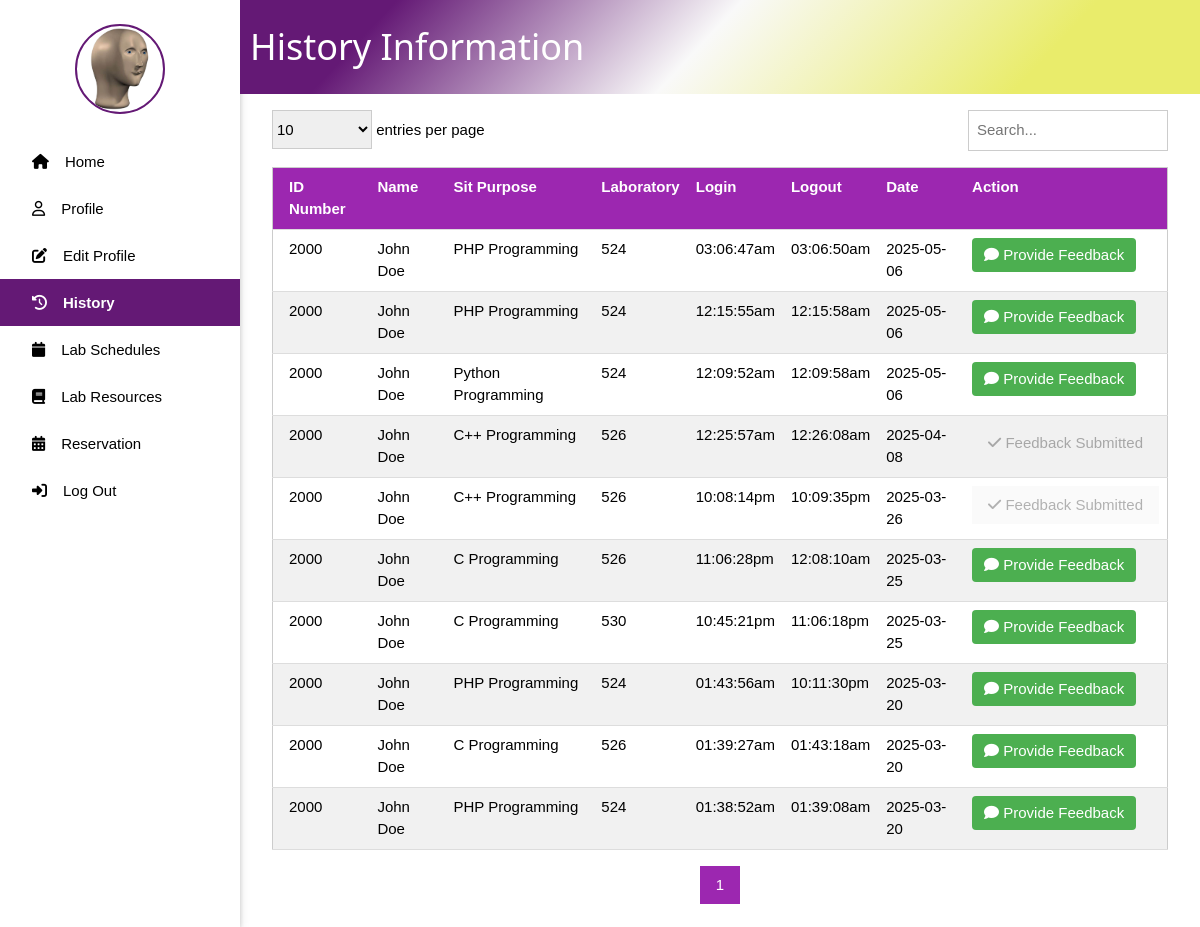
Page /history.php (signed in) on the earlier database version.
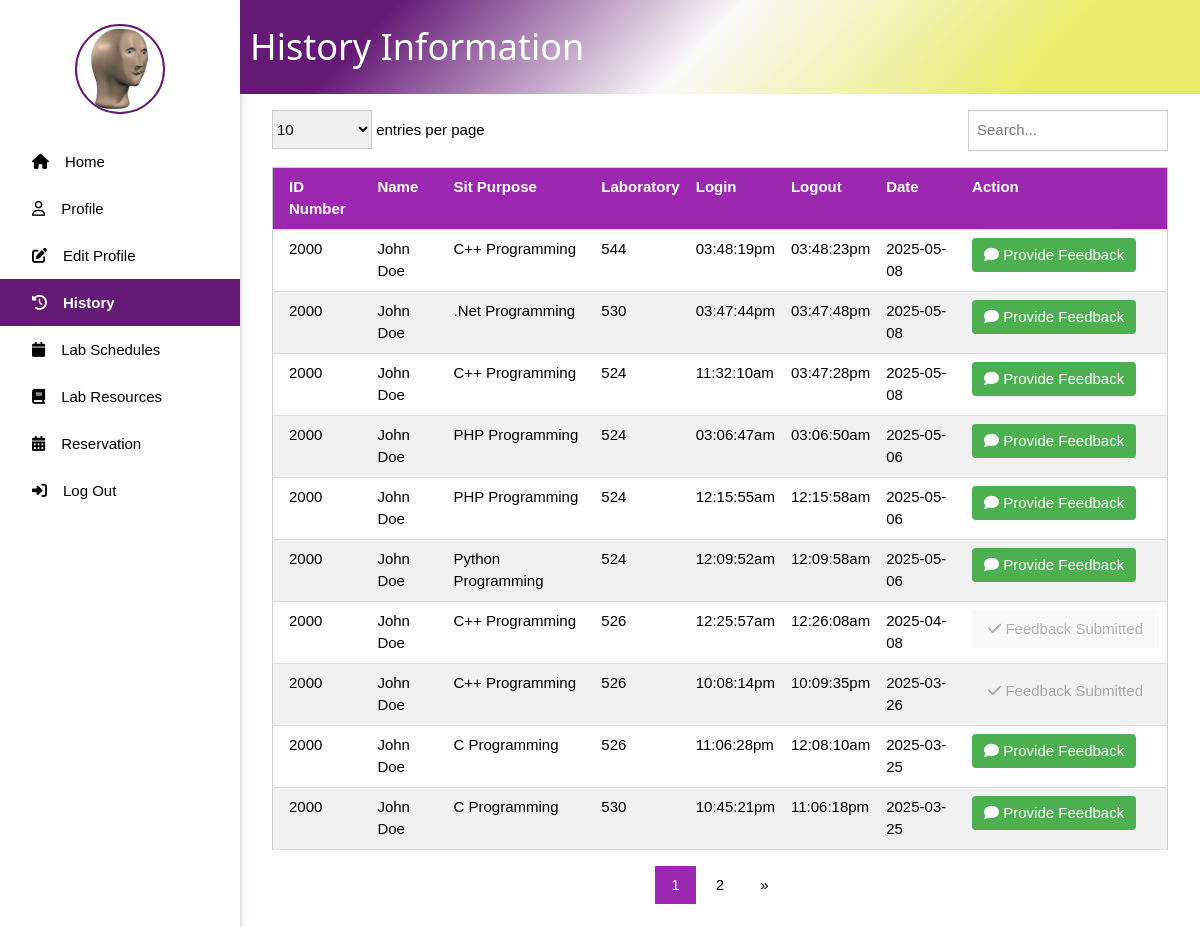
Same page on the later database version.
### tables this page shows
CREATE TABLE `sitin_records` (
  `ID` int(11) NOT NULL,
  `IDNO` int(11) NOT NULL,
  `PURPOSE` varchar(255) NOT NULL,
  `LABORATORY` varchar(255) NOT NULL,
  `TIME_IN` datetime NOT NULL DEFAULT current_timestamp(),
  `TIME_OUT` datetime DEFAULT NULL
);

CREATE TABLE `feedback` (
  `ID` int(11) NOT NULL,
  `SITIN_RECORD_ID` int(11) NOT NULL,
  `STUDENT_ID` varchar(50) NOT NULL,
  `RATING` int(1) NOT NULL,
  `COMMENT` text DEFAULT NULL,
  `CREATED_AT` timestamp NOT NULL DEFAULT current_timestamp()
);

### history.php (the view, shortened to what the changed rows need)
<?php
include 'connect.php';
$user = isset($_SESSION['user']) ? $_SESSION['user'] : null;
$records_per_page = isset($_GET['entries']) ? (int)$_GET['entries'] : 10;
$page = isset($_GET['page']) ? (int)$_GET['page'] : 1;
$offset = ($page - 1) * $records_per_page;
$search = isset($_GET['search']) ? $conn->real_escape_string($_GET['search']) : '';
$search_condition = " WHERE s.IDNO = " . $user['IDNO'] . " AND s.TIME_OUT IS NOT NULL";
$total_records_query = "SELECT COUNT(*) as count FROM sitin_records s" . $search_condition;
$total_records_result = $conn->query($total_records_query);
$total_records = $total_records_result->fetch_assoc()['count'];
$total_pages = ceil($total_records / $records_per_page);
$sql = "SELECT s.*,
        CONCAT(u.FIRSTNAME, ' ', COALESCE(u.MIDDLENAME, ''), ' ', u.LASTNAME) as NAME,
        f.ID as FEEDBACK_ID,
        f.RATING as FEEDBACK_RATING
        FROM sitin_records s
        LEFT JOIN user u ON s.IDNO = u.IDNO
        LEFT JOIN feedback f ON s.ID = f.SITIN_RECORD_ID AND f.STUDENT_ID = s.IDNO" .
        $search_condition .
        " ORDER BY s.TIME_IN DESC LIMIT $offset, $records_per_page";
$result = $conn->query($sql);
?>
<!DOCTYPE html>
<html lang="en">
<head>
    <link rel="stylesheet" href="w3.css">
    <link rel="stylesheet" href="side_nav.css">
</head>
<body>
    <div style="margin-left:20%">
        <div class="title_page w3-container" style="display: flex; align-items: center;">
            <h1 style="margin-left: 10px; color: #ffff;">History Information</h1>
        </div>
        <div class="w3-container w3-margin">
            <div class="w3-responsive">
                <table class="w3-table-all w3-margin-top">
                    <thead>
                        <tr class="w3-purple">
                            <th>ID Number</th>
                            <th>Name</th>
                            <th>Sit Purpose</th>
                            <th>Laboratory</th>
                            <th>Login</th>
                            <th>Logout</th>
                            <th>Date</th>
                            <th>Action</th>
                        </tr>
                    </thead>
                    <tbody>
                        <?php if ($result->num_rows > 0): ?>
                            <?php while($row = $result->fetch_assoc()): ?>
                                <tr>
                                    <td><?php echo htmlspecialchars($row['IDNO']); ?></td>
                                    <td><?php echo htmlspecialchars($row['NAME']); ?></td>
                                    <td><?php echo htmlspecialchars($row['PURPOSE']); ?></td>
                                    <td><?php echo htmlspecialchars($row['LABORATORY']); ?></td>
                                    <td><?php echo htmlspecialchars(date('h:i:sa', strtotime($row['TIME_IN']))); ?></td>
                                    <td><?php echo $row['TIME_OUT'] ? htmlspecialchars(date('h:i:sa', strtotime($row['TIME_OUT']))) : ''; ?></td>
                                    <td><?php echo htmlspecialchars(date('Y-m-d', strtotime($row['TIME_IN']))); ?></td>
                                    <td>
                                        <?php if ($row['FEEDBACK_ID']): ?>
                                            <button class="w3-button w3-disabled w3-light-grey" disabled>
                                                <i class="fa-solid fa-check"></i> Feedback Submitted
                                            </button>
                                        <?php else: ?>
                                            <button class="feedback-btn" onclick="provideFeedback('<?php echo $row['ID']; ?>')">
                                                <i class="fa-solid fa-comment"></i> Provide Feedback
                                            </button>
                                        <?php endif; ?>
                                    </td>
                                </tr>
                            <?php endwhile; ?>
                        <?php else: ?>
                            <tr>
                                <td colspan="8" class="w3-center">No records found</td>
                            </tr>
                        <?php endif; ?>
                    </tbody>
                </table>
            </div>
            <div class="w3-center w3-margin-top">
                <div class="w3-bar">
                    <?php
                    $start_page = max(1, $page - 2);
                    $end_page = min($total_pages, $page + 2);
                    for ($i = $start_page; $i <= $end_page; $i++):
                    ?>
                        <a href="?page=<?php echo $i; ?>&entries=<?php echo $records_per_page; ?>&search=<?php echo urlencode($search); ?>"
                           class="w3-button <?php echo $i == $page ? 'w3-purple' : ''; ?>"><?php echo $i; ?></a>
                    <?php endfor; ?>
                    <?php if ($page < $total_pages): ?>
                        <a href="?page=<?php echo $total_pages; ?>&entries=<?php echo $records_per_page; ?>&search=<?php echo urlencode($search); ?>"
                           class="w3-button">&raquo;</a>
                    <?php endif; ?>
                </div>
            </div>
        </div>
    </div>
</body>
</html>

Differences in the rows shown:
no longer on this page (row unchanged): sitin_records: IDNO "2000", NAME "John Doe", PURPOSE "PHP Programming", LABORATORY "524", TIME_IN "01:43:56am", TIME_OUT "10:11:30pm", TIME_IN "2025-03-20"
no longer on this page (row unchanged): sitin_records: IDNO "2000", NAME "John Doe", PURPOSE "C Programming", LABORATORY "526", TIME_IN "01:39:27am", TIME_OUT "01:43:18am", TIME_IN "2025-03-20"
no longer on this page (row unchanged): sitin_records: IDNO "2000", NAME "John Doe", PURPOSE "PHP Programming", LABORATORY "524", TIME_IN "01:38:52am", TIME_OUT "01:39:08am", TIME_IN "2025-03-20"
added sitin_records: IDNO "2000", NAME "John Doe", PURPOSE "C++ Programming", LABORATORY "544", TIME_IN "03:48:19pm", TIME_OUT "03:48:23pm", TIME_IN "2025-05-08"
added sitin_records: IDNO "2000", NAME "John Doe", PURPOSE ".Net Programming", LABORATORY "530", TIME_IN "03:47:44pm", TIME_OUT "03:47:48pm", TIME_IN "2025-05-08"
added sitin_records: IDNO "2000", NAME "John Doe", PURPOSE "C++ Programming", LABORATORY "524", TIME_IN "11:32:10am", TIME_OUT "03:47:28pm", TIME_IN "2025-05-08"
Other differences:
new list line: "2"
